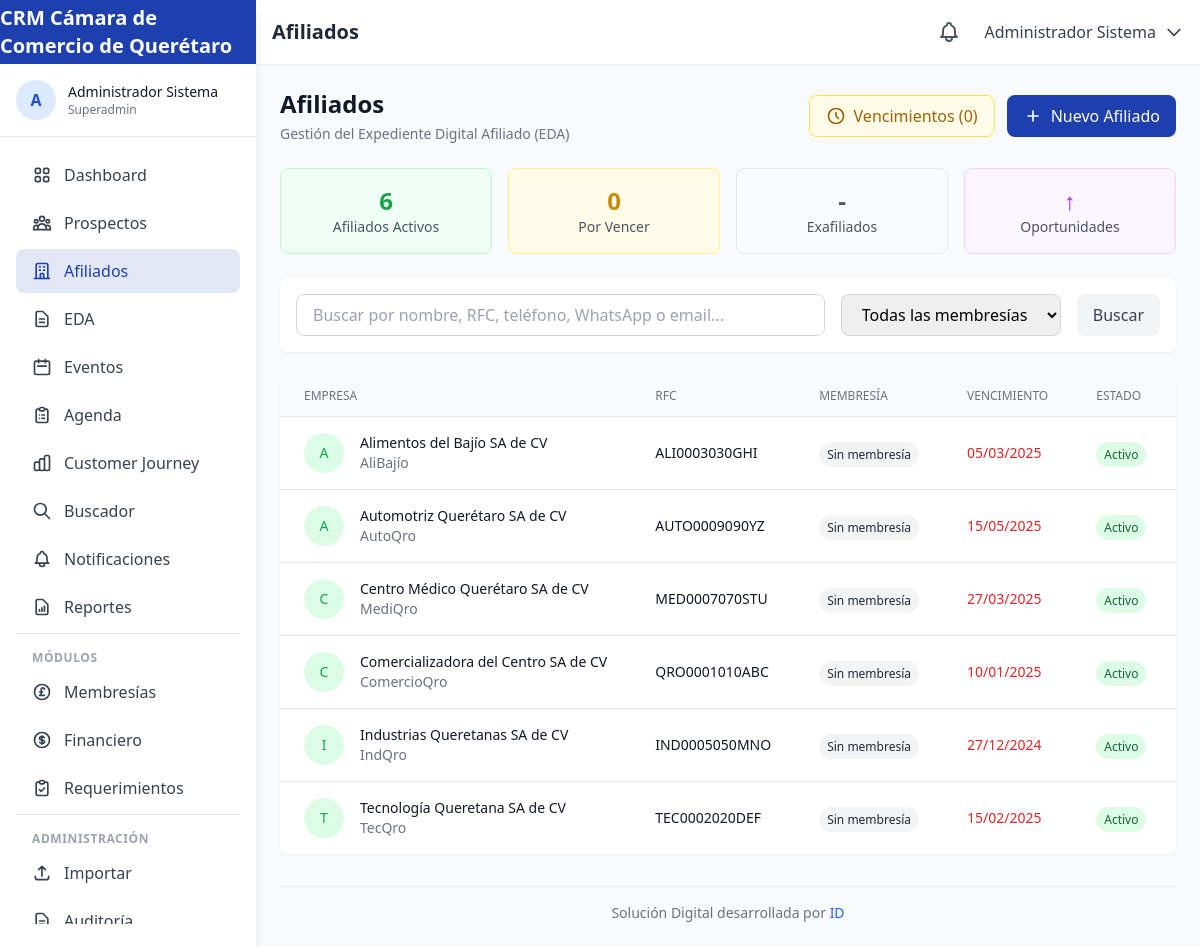
Screenshot of /afiliados (signed in) with the database file from the repository.
### tables this page shows
CREATE TABLE IF NOT EXISTS `affiliations` (
    `id` INT UNSIGNED AUTO_INCREMENT PRIMARY KEY,
    `contact_id` INT UNSIGNED NOT NULL,
    `membership_type_id` INT UNSIGNED NOT NULL,
    `affiliate_user_id` INT UNSIGNED COMMENT 'Usuario afiliador que realizó la venta',
    `affiliation_date` DATE NOT NULL,
    `expiration_date` DATE NOT NULL,
    `status` ENUM('active', 'expired', 'cancelled', 'pending_payment') DEFAULT 'active',
    `payment_status` ENUM('paid', 'pending', 'partial') DEFAULT 'pending',
    `amount` DECIMAL(10,2) NOT NULL,
    `payment_method` VARCHAR(50),
    `payment_reference` VARCHAR(100),
    `invoice_number` VARCHAR(50),
    `invoice_status` ENUM('invoiced', 'pending', 'not_required') DEFAULT 'pending',
    `notes` TEXT,
    `created_at` TIMESTAMP DEFAULT CURRENT_TIMESTAMP,
    `updated_at` TIMESTAMP DEFAULT CURRENT_TIMESTAMP ON UPDATE CURRENT_TIMESTAMP,
    FOREIGN KEY (`contact_id`) REFERENCES `contacts`(`id`) ON DELETE CASCADE,
    FOREIGN KEY (`membership_type_id`) REFERENCES `membership_types`(`id`),
    FOREIGN KEY (`affiliate_user_id`) REFERENCES `users`(`id`) ON DELETE SET NULL,
    INDEX `idx_expiration` (`expiration_date`),
    INDEX `idx_status` (`status`)
);

CREATE TABLE IF NOT EXISTS `contacts` (
    `id` INT UNSIGNED AUTO_INCREMENT PRIMARY KEY,
    `rfc` VARCHAR(13) UNIQUE,
    `whatsapp` VARCHAR(20),
    `contact_type` ENUM('afiliado', 'exafiliado', 'prospecto', 'nuevo_usuario', 'funcionario', 'publico_general', 'consejero_propietario', 'consejero_invitado', 'mesa_directiva') DEFAULT 'nuevo_usuario',
    `business_name` VARCHAR(255),
    `commercial_name` VARCHAR(255),
    `owner_name` VARCHAR(255),
    `legal_representative` VARCHAR(255),
    `corporate_email` VARCHAR(255),
    `phone` VARCHAR(20),
    `industry` VARCHAR(100),
    `niza_classification` VARCHAR(10),
    `products_sells` JSON COMMENT '4 principales productos que vende',
    `products_buys` JSON COMMENT '2 principales productos que compra',
    `discount_percentage` DECIMAL(5,2) DEFAULT 0,
    `commercial_address` TEXT,
    `fiscal_address` TEXT,
    `city` VARCHAR(100),
    `state` VARCHAR(100) DEFAULT 'Querétaro',
    `postal_code` VARCHAR(10),
    `google_maps_url` VARCHAR(500),
    `website` VARCHAR(255),
    `facebook` VARCHAR(255),
    `instagram` VARCHAR(255),
    `linkedin` VARCHAR(255),
    `twitter` VARCHAR(255),
    `whatsapp_sales` VARCHAR(20),
    `whatsapp_purchases` VARCHAR(20),
    `whatsapp_admin` VARCHAR(20),
    `profile_completion` TINYINT UNSIGNED DEFAULT 0 COMMENT 'Porcentaje de completitud 0-100',
    `completion_stage` ENUM('A', 'B', 'C') DEFAULT 'A',
    `assigned_affiliate_id` INT UNSIGNED COMMENT 'Afiliador asignado',
    `source_channel` ENUM('chatbot', 'alta_directa', 'evento_gratuito', 'evento_pagado', 'buscador', 'jefatura_comercial') DEFAULT 'alta_directa',
    `notes` TEXT,
    `is_validated` TINYINT(1) DEFAULT 0 COMMENT 'Para consejeros y mesa directiva',
    `validated_by` INT UNSIGNED,
    `created_at` TIMESTAMP DEFAULT CURRENT_TIMESTAMP,
    `updated_at` TIMESTAMP DEFAULT CURRENT_TIMESTAMP ON UPDATE CURRENT_TIMESTAMP,
    FOREIGN KEY (`assigned_affiliate_id`) REFERENCES `users`(`id`) ON DELETE SET NULL,
    FOREIGN KEY (`validated_by`) REFERENCES `users`(`id`) ON DELETE SET NULL,
    INDEX `idx_contact_type` (`contact_type`),
    INDEX `idx_rfc` (`rfc`),
    INDEX `idx_whatsapp` (`whatsapp`)
);

### app/views/affiliates/index.php (the view, shortened to what the rows shown need)
<div class="space-y-6">
    <div class="flex flex-col sm:flex-row sm:items-center sm:justify-between">
        <div>
            <h2 class="text-2xl font-bold text-gray-900">Afiliados</h2>
        </div>
    </div>
    <div class="bg-white rounded-lg shadow-sm overflow-hidden">
        <div class="overflow-x-auto">
            <table class="min-w-full divide-y divide-gray-200">
                <thead class="bg-gray-50">
                    <tr>
                        <th class="px-6 py-3 text-left text-xs font-medium text-gray-500 uppercase">Empresa</th>
                        <th class="px-6 py-3 text-left text-xs font-medium text-gray-500 uppercase">RFC</th>
                        <th class="px-6 py-3 text-left text-xs font-medium text-gray-500 uppercase">Membresía</th>
                        <th class="px-6 py-3 text-left text-xs font-medium text-gray-500 uppercase">Vencimiento</th>
                        <th class="px-6 py-3 text-left text-xs font-medium text-gray-500 uppercase">Estado</th>
                        <th class="px-6 py-3 text-left text-xs font-medium text-gray-500 uppercase">Perfil</th>
                    </tr>
                </thead>
                <tbody class="bg-white divide-y divide-gray-200">
                    <?php if (empty($affiliates)): ?>
                    <tr>
                        <td colspan="7" class="px-6 py-12 text-center text-gray-500">
                            No hay afiliados registrados
                        </td>
                    </tr>
                    <?php else: ?>
                    <?php foreach ($affiliates as $affiliate):
                        $daysToExpire = $affiliate['expiration_date'] ?
                            floor((strtotime($affiliate['expiration_date']) - time()) / 86400) : null;
                        $expirationStatus = 'active';
                        if ($daysToExpire !== null) {
                            if ($daysToExpire < 0) $expirationStatus = 'expired';
                            elseif ($daysToExpire <= 30) $expirationStatus = 'warning';
                        }
                    ?>
                    <tr class="hover:bg-gray-50">
                        <td class="px-6 py-4 whitespace-nowrap">
                            <div class="flex items-center">
                                <div class="flex-shrink-0 h-10 w-10 bg-green-100 rounded-full flex items-center justify-center">
                                    <span class="text-green-600 font-medium text-sm">
                                        <?php echo substr($affiliate['business_name'] ?? 'A', 0, 1); ?>
                                    </span>
                                </div>
                                <div class="ml-4">
                                    <div class="text-sm font-medium text-gray-900">
                                        <?php echo htmlspecialchars($affiliate['business_name'] ?? ''); ?>
                                    </div>
                                    <div class="text-sm text-gray-500">
                                        <?php echo htmlspecialchars($affiliate['commercial_name'] ?? ''); ?>
                                    </div>
                                </div>
                            </div>
                        </td>
                        <td class="px-6 py-4 whitespace-nowrap text-sm text-gray-900">
                            <?php echo htmlspecialchars($affiliate['rfc'] ?? '-'); ?>
                        </td>
                        <td class="px-6 py-4 whitespace-nowrap">
                            <span class="px-2 py-1 text-xs font-medium rounded-full
                                <?php echo ($affiliate['membership_code'] ?? '') === 'PATROCINADOR' ? 'bg-purple-100 text-purple-800' :
                                          (($affiliate['membership_code'] ?? '') === 'PREMIER' ? 'bg-blue-100 text-blue-800' :
                                          'bg-gray-100 text-gray-800'); ?>">
                                <?php echo htmlspecialchars($affiliate['membership_name'] ?? 'Sin membresía'); ?>
                            </span>
                        </td>
                        <td class="px-6 py-4 whitespace-nowrap text-sm">
                            <?php if ($affiliate['expiration_date']): ?>
                            <span class="<?php echo $expirationStatus === 'expired' ? 'text-red-600' :
                                                   ($expirationStatus === 'warning' ? 'text-yellow-600' : 'text-gray-900'); ?>">
                                <?php echo date('d/m/Y', strtotime($affiliate['expiration_date'])); ?>
                            </span>
                            <?php else: ?>
                            <span class="text-gray-500">-</span>
                            <?php endif; ?>
                        </td>
                        <td class="px-6 py-4 whitespace-nowrap">
                            <span class="px-2 py-1 text-xs rounded-full
                                <?php echo ($affiliate['affiliation_status'] ?? '') === 'active' ? 'bg-green-100 text-green-800' : 'bg-red-100 text-red-800'; ?>">
                                <?php echo ($affiliate['affiliation_status'] ?? '') === 'active' ? 'Activo' : 'Inactivo'; ?>
                            </span>
                        </td>
                        <td class="px-6 py-4 whitespace-nowrap">
                        </td>
                    </tr>
                    <?php endforeach; ?>
                    <?php endif; ?>
                </tbody>
            </table>
        </div>
    </div>
</div>

### rows the page displays
affiliations: contact.business_name "A", contact.business_name "Alimentos del Bajío SA de CV", contact.commercial_name "AliBajío", contact.rfc "ALI0003030GHI", membership_name "Sin membresía", expiration_date "05/03/2025", status "Activo"
affiliations: contact.business_name "A", contact.business_name "Automotriz Querétaro SA de CV", contact.commercial_name "AutoQro", contact.rfc "AUTO0009090YZ", membership_name "Sin membresía", expiration_date "15/05/2025", status "Activo"
affiliations: contact.business_name "C", contact.business_name "Centro Médico Querétaro SA de CV", contact.commercial_name "MediQro", contact.rfc "MED0007070STU", membership_name "Sin membresía", expiration_date "27/03/2025", status "Activo"
affiliations: contact.business_name "C", contact.business_name "Comercializadora del Centro SA de CV", contact.commercial_name "ComercioQro", contact.rfc "QRO0001010ABC", membership_name "Sin membresía", expiration_date "10/01/2025", status "Activo"
affiliations: contact.business_name "I", contact.business_name "Industrias Queretanas SA de CV", contact.commercial_name "IndQro", contact.rfc "IND0005050MNO", membership_name "Sin membresía", expiration_date "27/12/2024", status "Activo"
affiliations: contact.business_name "T", contact.business_name "Tecnología Queretana SA de CV", contact.commercial_name "TecQro", contact.rfc "TEC0002020DEF", membership_name "Sin membresía", expiration_date "15/02/2025", status "Activo"

### other values shown
$siteName "CRM Cámara de Comercio de Querétaro"
mb_substr($_SESSION['user_name'] ?? 'U', 0, 1, 'UTF-8') "A"
$_SESSION['user_name'] "Administrador Sistema"
$_SESSION['user_role'] "Superadmin"
$pageTitle "Afiliados"
$expiringCount "0"
count($affiliates) "6"
